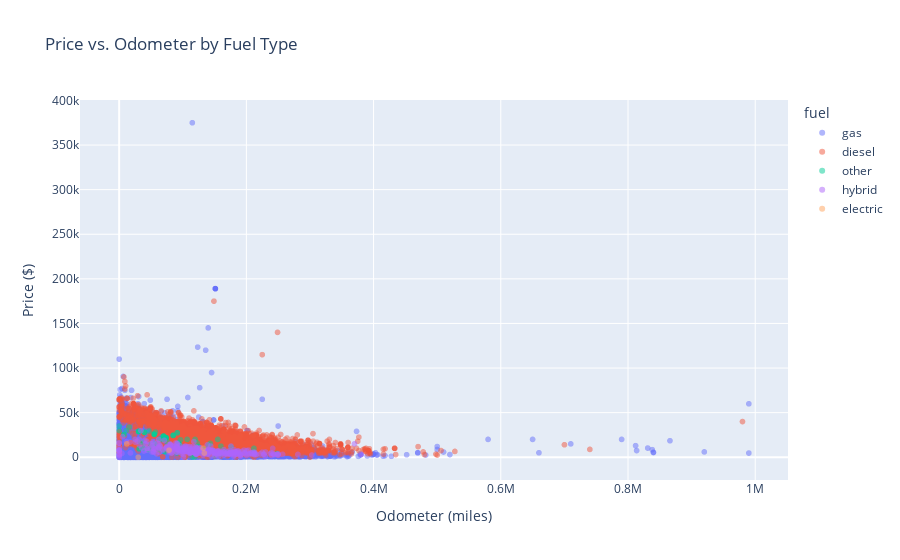

The notebook cell saved with this chart:
### Code cell
fig2 = px.scatter(data, x='odometer', y='price', color='fuel', 
                 title='Price vs. Odometer by Fuel Type', 
                 labels={'odometer': 'Odometer (miles)', 'price': 'Price ($)'}, 
                 opacity=0.5)

fig2.show()

### Figure 1 — Plotly figure (JSON) as saved in the notebook; plotly's stock layout.template omitted (floating-point values rounded to 4 significant figures; data arrays with more than 128 entries replaced by an {"elided": "..."} marker saying what was removed)
{"data": [{"hovertemplate": "fuel=gas<br>Odometer (miles)=%{x}<br>Price ($)=%{y}<extra></extra>", "legendgroup": "gas", "marker": {"color": "#636efa", "opacity": 0.5, "symbol": "circle"}, "mode": "markers", "name": "gas", "showlegend": true, "type": "scattergl", "x": {"elided": "47288 int values"}, "xaxis": "x", "y": {"elided": "47288 int values"}, "yaxis": "y"}, {"hovertemplate": "fuel=diesel<br>Odometer (miles)=%{x}<br>Price ($)=%{y}<extra></extra>", "legendgroup": "diesel", "marker": {"color": "#EF553B", "opacity": 0.5, "symbol": "circle"}, "mode": "markers", "name": "diesel", "showlegend": true, "type": "scattergl", "x": {"elided": "3714 int values"}, "xaxis": "x", "y": {"elided": "3714 int values"}, "yaxis": "y"}, {"hovertemplate": "fuel=other<br>Odometer (miles)=%{x}<br>Price ($)=%{y}<extra></extra>", "legendgroup": "other", "marker": {"color": "#00cc96", "opacity": 0.5, "symbol": "circle"}, "mode": "markers", "name": "other", "showlegend": true, "type": "scattergl", "x": [null, null, 115224, 62471, 76087, 0, 106942, null, 55606, 160000, 73779, null, null, 55047, 45845, 39859, 30519, 73779, 140500, 73779, 95100, 155000, 95100, 49479, 30519, null, null, 55047, 55047, null, 31429, null, 122506, 68000, 10, 133335, 73779, null, 39859, 47100, 85048, 124507, 123935, null, 55047, 212000, 11132, 55047, 96458, null, null, 119336, null, null, 128142, 69135, null, 248000, 30519, 69754, 38900, 55606, 211880, 53712, 84731, 91368, 38900, null, 63500, 91368, 158000, 105340, 146099, 150000, 72000, 0, null, 91000, 30519, 143372, 45845, 69754, 140660, null, 93285, 39859, 31429, 93285, 69754, 176000, 38229, null, 69754, 56916, 33248, 165000, 7403, 7403, null, null, 16067, 160000, 102000, 72000, 118872, null, 85048, 170000], "xaxis": "x", "y": [25900, 21195, 111, 8445, 16995, 30000, 20000, 2450, 14980, 4000, 21900, 28900, 14980, 25900, 8895, 27900, 28900, 21900, 13500, 21900, 13995, 20000, 13995, 13990, 28900, 21900, 21900, 25900, 25900, 5200, 9500, 13900, 15995, 19999, 34999, 8875, 21900, 25900, 27900, 29409, 24600, 11995, 11995, 3995, 25900, 5700, 29875, 25900, 19485, 8500, 24500, 19995, 169, 13995, 5500, 20500, 25900, 4100, 28900, 23700, 9995, 14980, 9995, 10995, 24500, 27390, 9995, 5200, 20500, 27390, 4000, 9999, 8000, 1950, 5995, 7950, 5595, 4750, 28900, 15495, 8495, 23700, 4995, 28900, 15995, 27900, 9500, 15995, 23700, 11500, 15991, 7995, 23700, 28175, 16991, 7000, 25500, 25500, 27900, 27900, 33800, 12400, 8500, 6495, 313, 24600, 24600, 5200], "yaxis": "y"}, {"hovertemplate": "fuel=hybrid<br>Odometer (miles)=%{x}<br>Price ($)=%{y}<extra></extra>", "legendgroup": "hybrid", "marker": {"color": "#ab63fa", "opacity": 0.5, "symbol": "circle"}, "mode": "markers", "name": "hybrid", "showlegend": true, "type": "scattergl", "x": {"elided": "409 int values"}, "xaxis": "x", "y": {"elided": "409 int values"}, "yaxis": "y"}, {"hovertemplate": "fuel=electric<br>Odometer (miles)=%{x}<br>Price ($)=%{y}<extra></extra>", "legendgroup": "electric", "marker": {"color": "#FFA15A", "opacity": 0.5, "symbol": "circle"}, "mode": "markers", "name": "electric", "showlegend": true, "type": "scattergl", "x": [78466, 30000, 131984, 12000, null, 134000], "xaxis": "x", "y": [7900, 1, 10200, 15000, 4400, 4700], "yaxis": "y"}], "layout": {"legend": {"title": {"text": "fuel"}, "tracegroupgap": 0}, "title": {"text": "Price vs. Odometer by Fuel Type"}, "xaxis": {"anchor": "y", "domain": [0, 1], "title": {"text": "Odometer (miles)"}}, "yaxis": {"anchor": "x", "domain": [0, 1], "title": {"text": "Price ($)"}}}}
